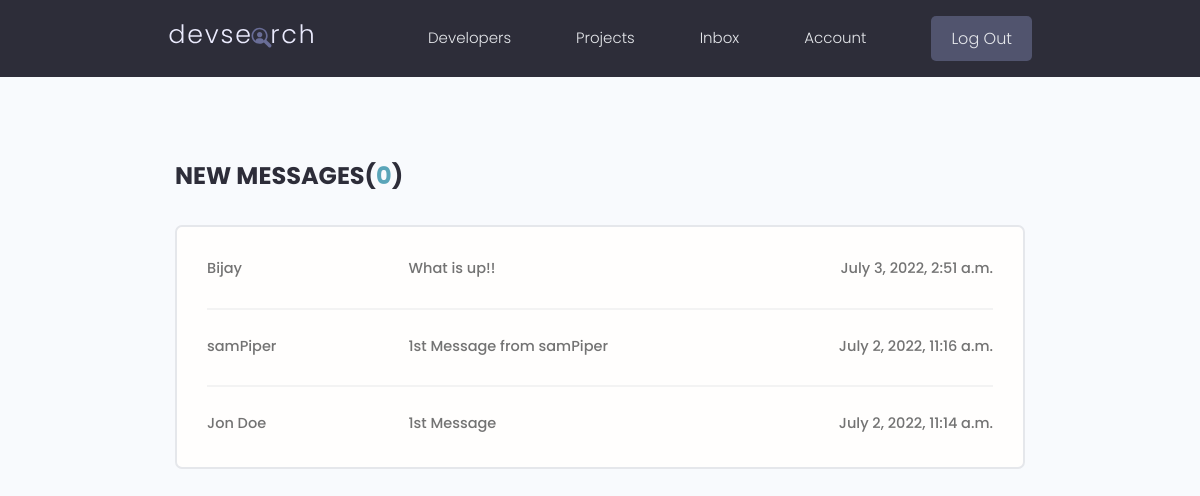
Page /inbox/ (signed in) on the earlier database version.
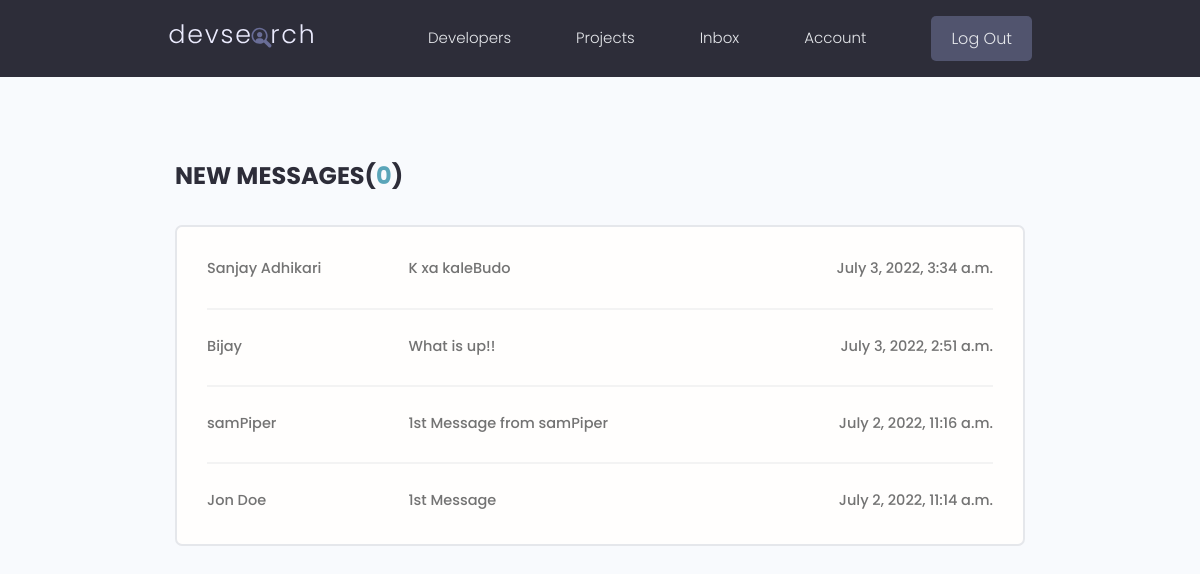
Same page on the later database version.
### users/models.py (models this page shows, shortened)
class Message(models.Model):
    sender= models.ForeignKey(Profile, on_delete=models.SET_NULL, null=True, blank=True)
    recipient= models.ForeignKey(Profile, on_delete=models.SET_NULL, null=True, blank=True, related_name='messages')
    name= models.CharField(max_length=200, null= True, blank=True)
    email= models.CharField(max_length=200, null= True, blank=True)
    subject= models.CharField(max_length=200, null= True, blank=True)
    body= models.TextField(default='Hey')
    is_read=models.BooleanField(default=False, null=True)
    created= models.DateTimeField(auto_now_add=True)
    id= models.UUIDField(default=uuid.uuid4, unique=True, primary_key=True, editable=False)
    class Meta:
        ordering=['is_read', '-created']

### users/views.py (the view)
# urls.py: path('inbox/', views.inbox, name='inbox'),
@login_required(login_url='login')
def inbox(request):
    profile= request.user.profile
    messageRequests= profile.messages.all()
    unreadCount=  messageRequests.filter(is_read=False).count()
    context={'messageRequests': messageRequests, 'unreadCount': unreadCount}
    return render(request, 'users/inbox.html', context)

### users/templates/users/inbox.html
{% extends 'main.html' %}
{% block content %}
  <main class="inbox my-xl">
    <div class="content-box">
      <h3 class="inbox__title">New Messages(<span>{{unreadCount}}</span>)</h3>
      <ul class="messages">
        {% for message in messageRequests %}
        {% if message.is_read == False%}
        <li class="message message--unread">
          {% else %}
          <li class="message">
          {% endif %}
          <a href="{% url 'message' message.id %}">
            <span class="message__author">{{message.name}}</span>
            <span class="message__subject">{{message.subject}}</span>
            <span class="message__date">{{message.created}}</span>
          </a>
        </li>
{% endfor %}
      </ul>
    </div>
  </main>
  {% endblock content %}

Differences in the rows shown:
added Message: name "Sanjay Adhikari", subject "K xa kaleBudo", created "July 3, 2022, 3:34 a.m."
